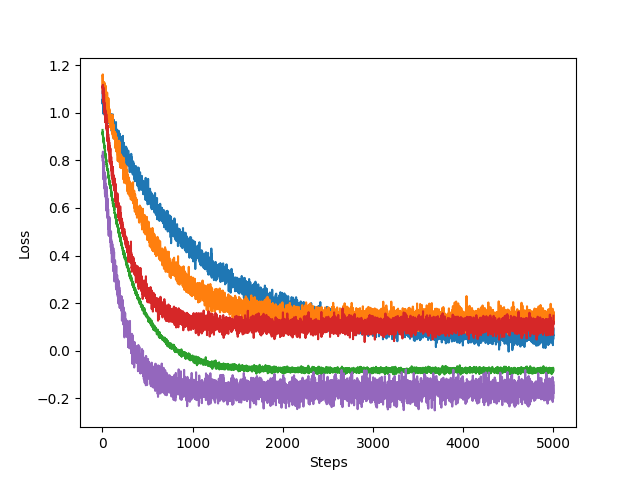

Python code for this plot:
import json

import matplotlib.pyplot as plt
import numpy as np

num_models = 5
num_steps = 5000

steps = np.arange(1, num_steps + 1)
data = np.zeros((num_models, num_steps))

rng = np.random.default_rng(287542)

ks = 5 / num_steps * np.arange(1, num_models + 1)

for i in range(num_models):
    mu = rng.uniform(-0.2, 0.2)
    sigma = rng.uniform(0, 0.03)
    data[i] = np.exp(-ks[i] * steps) + rng.normal(mu, sigma, num_steps)

with open("problem1.json", "w") as f:
    json.dump(data.tolist(), f)

plt.plot(steps, data.T)
plt.xlabel("Steps")
plt.ylabel("Loss")
plt.savefig("problem1.png")
